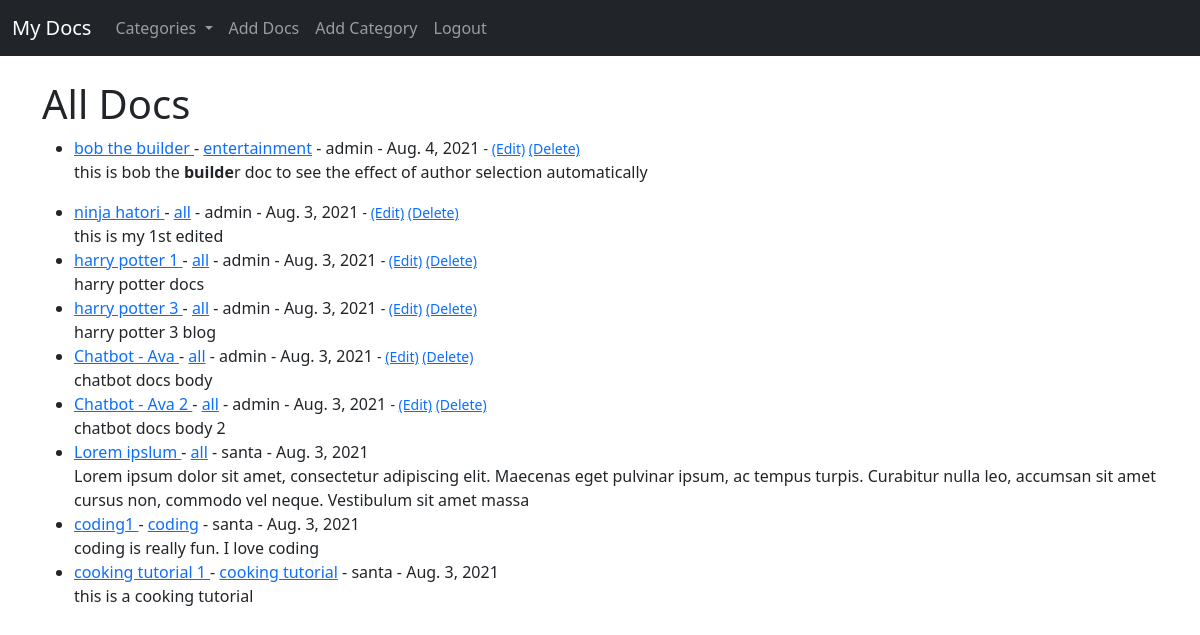
The app's page / (signed in) with its own data.
### theblog/models.py (models this page shows, shortened)
class Post(models.Model):
    title = models.CharField(max_length=255)
    title_tag = models.CharField(max_length=255)
    author = models.ForeignKey(User, on_delete=models.CASCADE)
    body = RichTextField(blank=True, null=True)
    post_date = models.DateField(auto_now_add = True)
    category = models.CharField(max_length=255, default='all')
    likes = models.ManyToManyField(User, related_name='blog_posts')

### theblog/views.py (the view)
# urls.py: path('', HomeView.as_view(), name="home"),
class HomeView(ListView):
    model = Post
    template_name = 'home.html'
    ordering = ['-post_date']
    def get_context_data(self, *args, **kwargs):
        cat_menu = Category.objects.all()
        context = super(HomeView, self).get_context_data(*args, **kwargs)
        context["cat_menu"] = cat_menu
        return context

### theblog/models.py (called while the page is built)
    def __str__(self):
        return self.name

### theblog/templates/home.html
{% extends 'base.html' %}
{% block content %}
<h1>All Docs</h1>
<ul>
{% for post in object_list %}
    <li><a href="{% url 'article-detail' post.pk %}">{{post.title}}
    </a> -
    <a href="{% url 'category' post.category|slugify %}">{{post.category}}</a>
     - {{post.author}}
    - {{post.post_date}}
    <small>
        {% if user.is_authenticated %}
            {% if user.id == post.author.id %}
                - <a href="{% url 'update_post' post.pk %}">(Edit)</a>
                <a href="{% url 'delete_post' post.pk %}">(Delete)</a>
            {% endif %}
        {% endif %}
    </small>
    <br>
        {{post.body | slice:":200" | safe}}</li>
{% endfor %}
</ul>
{% endblock %}

### records on screen
Post: title "bob the builder", category "entertainment", author "admin", post_date "Aug. 4, 2021", shows "(Edit)", body "this is bob the builde r doc to see the effect of author selection automatically"
Post: title "ninja hatori", category "all", author "admin", post_date "Aug. 3, 2021", shows "(Edit)", body "this is my 1st edited"
Post: title "harry potter 1", category "all", author "admin", post_date "Aug. 3, 2021", shows "(Edit)", body "harry potter docs"
Post: title "harry potter 3", category "all", author "admin", post_date "Aug. 3, 2021", shows "(Edit)", body "harry potter 3 blog"
Post: title "Chatbot - Ava", category "all", author "admin", post_date "Aug. 3, 2021", shows "(Edit)", body "chatbot docs body"
Post: title "Chatbot - Ava 2", category "all", author "admin", post_date "Aug. 3, 2021", shows "(Edit)", body "chatbot docs body 2"
Post: title "Lorem ipslum", category "all", author "santa", post_date "Aug. 3, 2021", body "Lorem ipsum dolor sit amet, consectetur adipiscing elit. Maecenas eget pulvinar ipsum, ac tempus turpis. Curabitur nulla leo, accumsan sit amet cursus non, commodo vel neque. Vestibulum sit amet massa"
Post: title "coding1", category "coding", author "santa", post_date "Aug. 3, 2021", body "coding is really fun. I love coding"
Post: title "cooking tutorial 1", category "cooking tutorial", author "santa", post_date "Aug. 3, 2021", body "this is a cooking tutorial"
